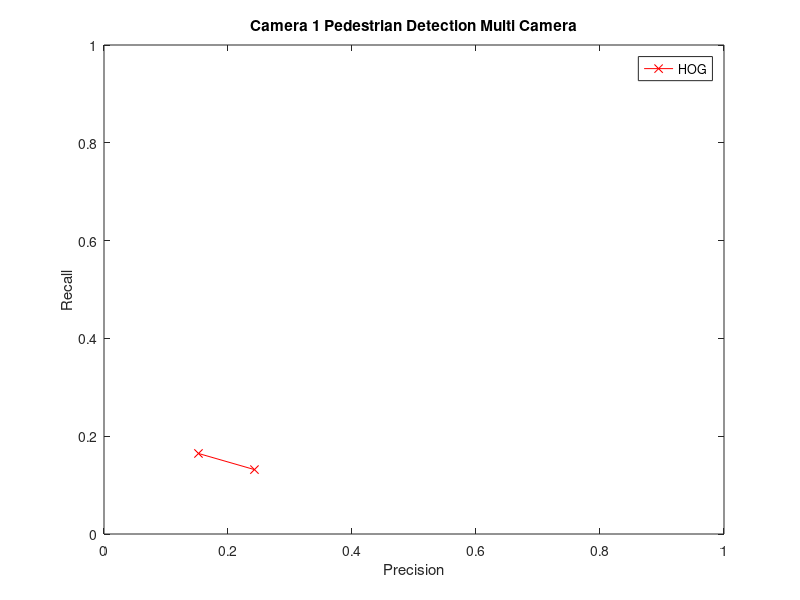
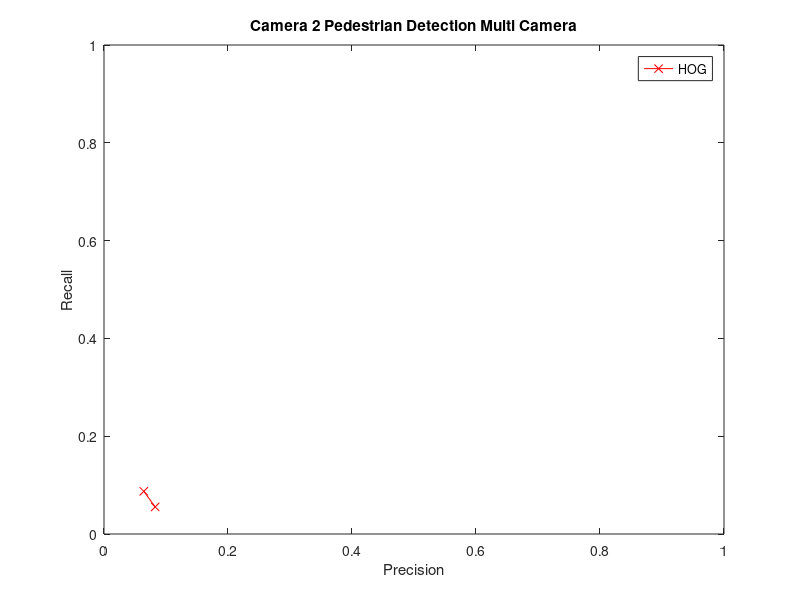
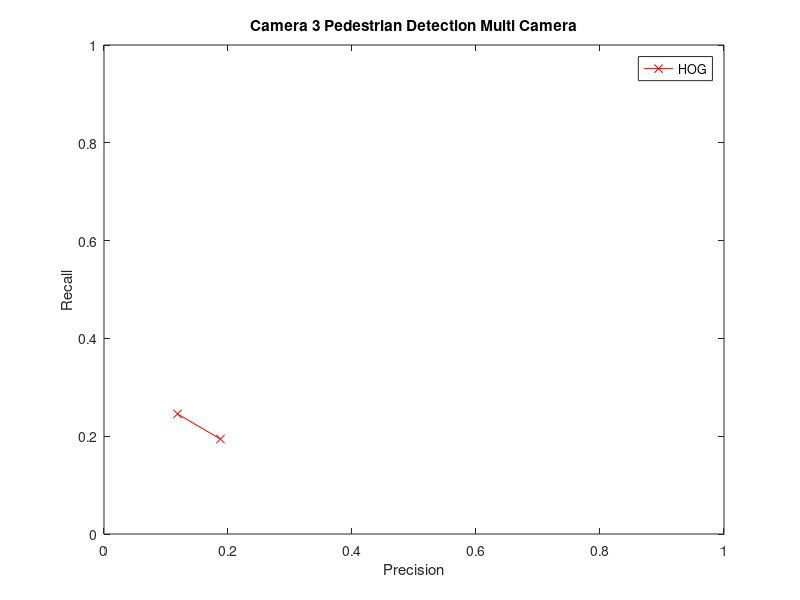

Reproduce these figures in MATLAB, in order.
clc;
clear all;
close all;


%% Pedestrian Detection Multi Camera

% Camera 1
HOGPrecision1 = [0.152373 0.242678];
HOGRecall1 = [0.164685 0.131695];

DPMPrecision1 = [];
DPMRecall1 = [];

PSPPrecision1 = [];
PSPRecall1 = [];

figure(1)
plot(HOGPrecision1, HOGRecall1, '-rx')
hold on;
plot(DPMPrecision1, DPMRecall1, '-b*')
plot(PSPPrecision1, PSPRecall1, '-gx')
xlim([0 1]);ylim([0 1]);
xlabel('Precision');
ylabel('Recall');
legend('HOG', 'DPM', 'PSP-Net')
title('Camera 1 Pedestrian Detection Multi Camera')

% Camera 2
HOGPrecision2 = [0.0642081 0.082546];
HOGRecall2 = [0.0872951 0.05533];

DPMPrecision2 = [];
DPMRecall2 = [];

PSPPrecision2 = [];
PSPRecall2 = [];

figure(2)
plot(HOGPrecision2, HOGRecall2, '-rx')
hold on;
plot(DPMPrecision2, DPMRecall2, '-b*')
plot(PSPPrecision2, PSPRecall2, '-gx')
xlim([0 1]);ylim([0 1]);
xlabel('Precision');
ylabel('Recall');
legend('HOG', 'DPM', 'PSP-Net')
title('Camera 2 Pedestrian Detection Multi Camera')

% Camera 3
HOGPrecision3 = [0.118507 0.187824];
HOGRecall3 = [0.24561 0.19414];

DPMPrecision3 = [];
DPMRecall3 = [];

PSPPrecision3 = [];
PSPRecall3 = [];

figure(3)
plot(HOGPrecision3, HOGRecall3, '-rx')
hold on;
plot(DPMPrecision3, DPMRecall3, '-b*')
plot(PSPPrecision3, PSPRecall3, '-gx')
xlim([0 1]);ylim([0 1]);
xlabel('Precision');
ylabel('Recall');
legend('HOG', 'DPM', 'PSP-Net')
title('Camera 3 Pedestrian Detection Multi Camera')
